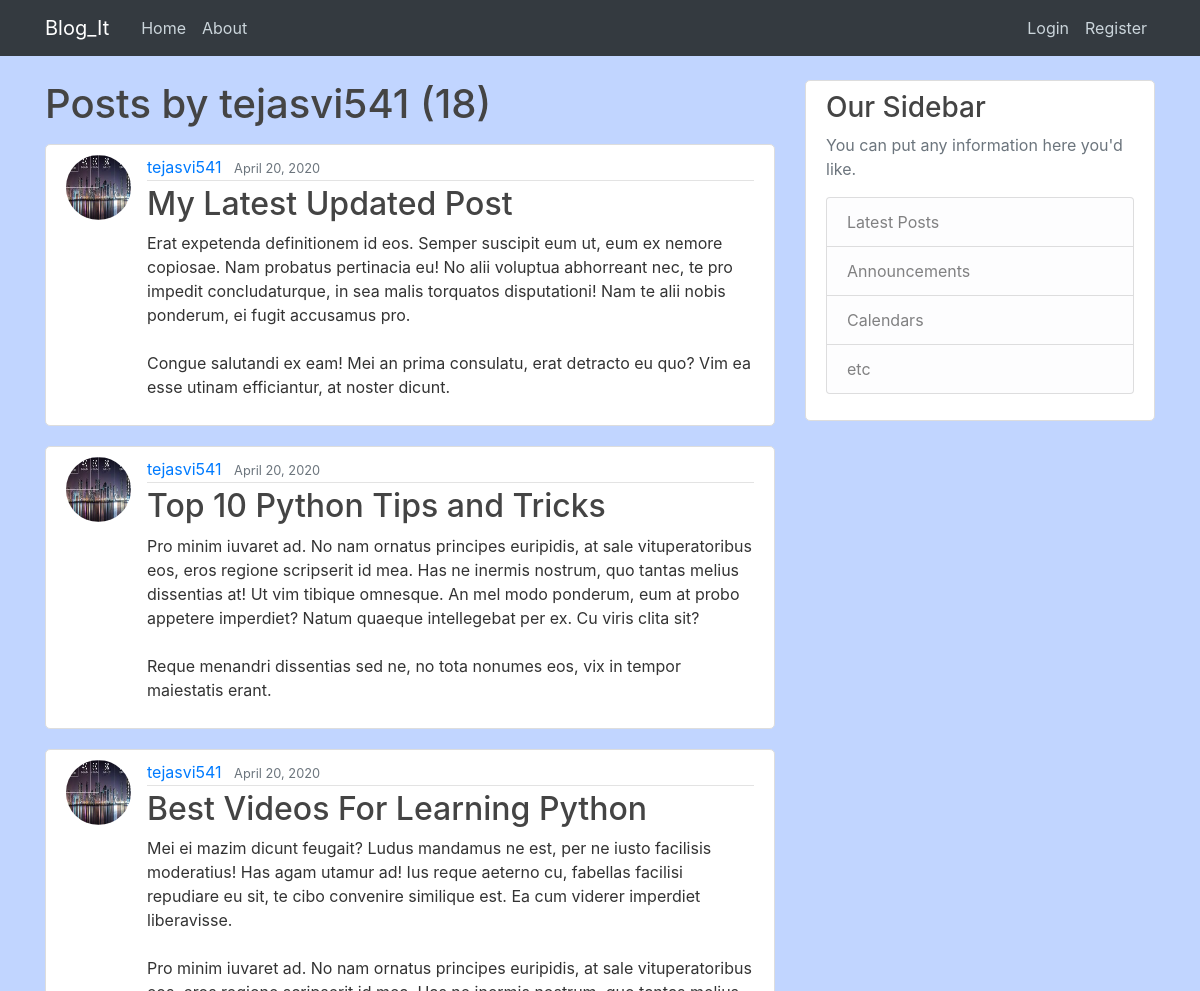
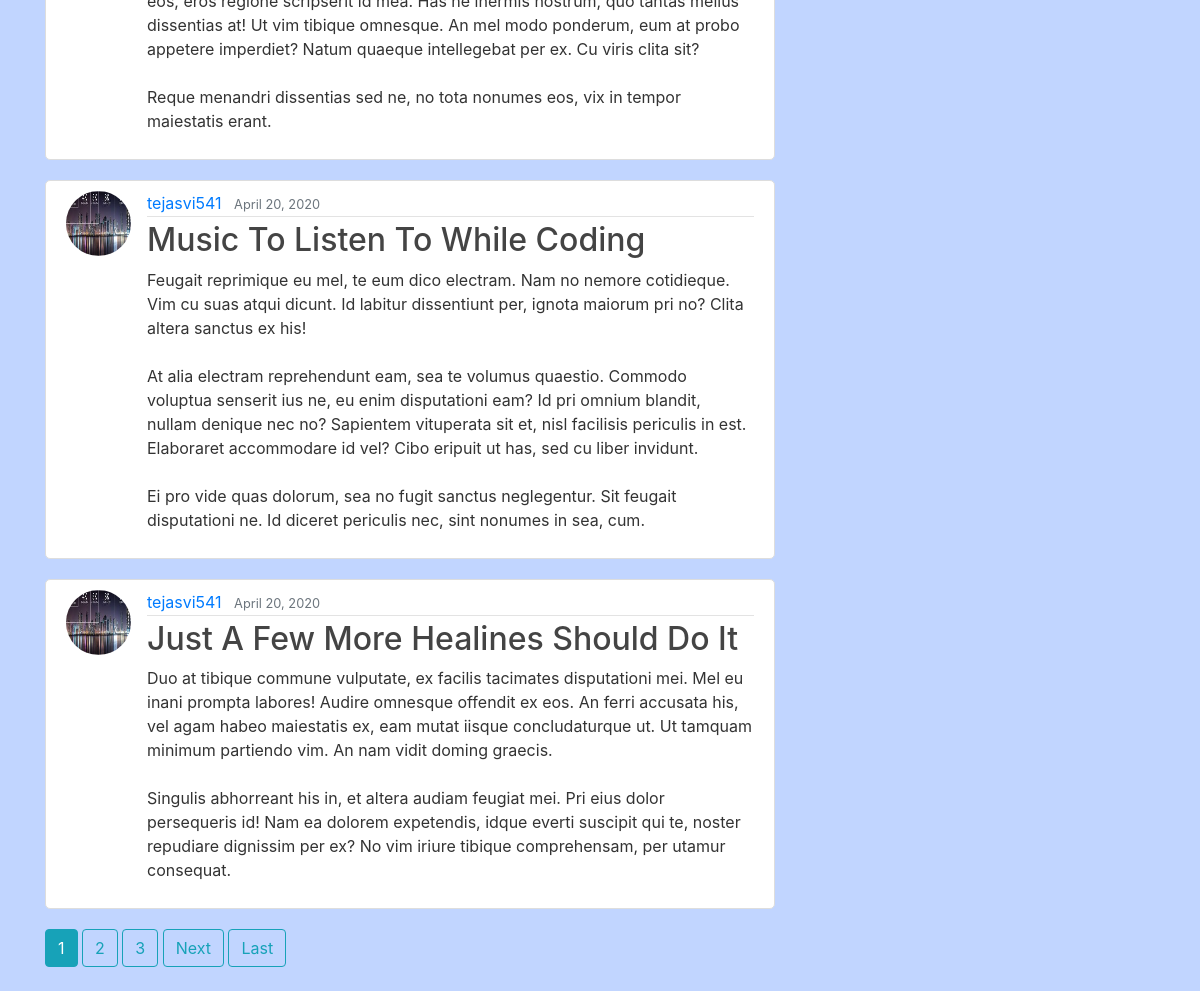
The page /user/tejasvi541 on the database its author committed (2 pictures, top to bottom).
### blog/models.py (models this page shows, shortened)
class Post(models.Model):
    title = models.CharField(max_length=100)
    content = models.TextField()
    date_posted = models.DateTimeField(default=timezone.now)
    author = models.ForeignKey(User, on_delete=models.CASCADE)

### users/models.py (models this page shows, shortened)
class Profile(models.Model):
    user = models.OneToOneField(User, on_delete=models.CASCADE)
    image = models.ImageField(default='default.jpg', upload_to='profile_pics')

### blog/views.py (the view)
# urls.py: path('user/<str:username>', UserPostListView.as_view(), name="user-posts"),
class UserPostListView(ListView):
    model = Post
    template_name = 'blog/user_posts.html'  # <app>/<model>_<view_type>.html
    context_object_name = 'posts'
    ordering = ['-date_posted']
    paginate_by = 5
    def get_queryset(self):
        user = get_object_or_404(User, username=self.kwargs.get('username'))
        return Post.objects.filter(author=user).order_by('-date_posted')

### blog/templates/blog/user_posts.html (shortened to what this page needs)
{% extends "blog/base.html" %}
    {% block content %}
    <h1 class="mb-3">Posts by {{ view.kwargs.username }} ({{ page_obj.paginator.count }})</h1>
        {% for post in posts %}
                <article class="media content-section">
                    <img src="{{ post.author.profile.image.url }}" alt="Profile Picture" class="rounded-circle article-img">
                  <div class="media-body">
                    <div class="article-metadata">
                        <a class="mr-2" href="{% url 'user-posts' post.author.username %}">{{ post.author }}</a>
                      <small class="text-muted">{{ post.date_posted|date:"F d, Y" }}</small>
                    </div>
                    <h2><a class="article-title" href="{% url 'post-detail' post.id %}">{{ post.title }}</a></h2>
                    <p class="article-content">{{ post.content }}</p>
                  </div>
                </article>
            {% endfor %}
            {% if is_paginated %}
                {% for num in page_obj.paginator.page_range %}
                    {% if page_obj.number == num %}
                        <a class="btn btn-info mb-4" href="?page={{ num }}">{{ num }}</a>
                    {% elif num > page_obj.number|add:'-3' and num < page_obj.number|add:'3' %}
                         <a class="btn btn-outline-info mb-4" href="?page={{ num }}">{{ num }}</a>
                    {% endif %}
                {% endfor %}
                {% if page_obj.has_next %}
                    <a class="btn btn-outline-info mb-4" href="?page={{ page_obj.next_page_number }}">Next</a>
                    <a class="btn btn-outline-info mb-4" href="?page={{ page_obj.paginator.num_pages }}">Last</a>
                {% endif %}
            {% endif %}
    {% endblock content %}

### blog/static/blog/main.css (style rules this page uses)
body { background: #acc7ffbd; color: #333333; margin-top: 5rem; }
h1, h2, h3, h4, h5, h6 { color: #444444; }
.content-section { background: #ffffff; padding: 10px 20px; border: 1px solid #dddddd; border-radius: 5px; margin-bottom: 20px; }
.article-title { color: #444444; }
.article-content { white-space: pre-line; }
.article-img { height: 65px; width: 65px; margin-right: 16px; }
.article-metadata { padding-bottom: 1px; margin-bottom: 4px; border-bottom: 1px solid #e3e3e3; }

### rows shown on the page
Post: author.profile.image (picture), author "tejasvi541", date_posted "April 20, 2020", title "My Latest Updated Post", content "Erat expetenda definitionem id eos. Semper suscipit eum ut, eum ex nemore copiosae. Nam probatus pertinacia eu! No alii voluptua abhorreant nec, te pro impedit concludaturque, in sea malis torquatos disputationi! Nam te alii nobis ponderum, ei fugit accusamus pro. Congue salutandi ex eam! Mei an prima consulatu, erat detracto eu quo? Vim ea esse utinam efficiantur, at noster dicunt."
Post: author.profile.image (picture), author "tejasvi541", date_posted "April 20, 2020", title "Top 10 Python Tips and Tricks", content "Pro minim iuvaret ad. No nam ornatus principes euripidis, at sale vituperatoribus eos, eros regione scripserit id mea. Has ne inermis nostrum, quo tantas melius dissentias at! Ut vim tibique omnesque. An mel modo ponderum, eum at probo appetere imperdiet? Natum quaeque intellegebat per ex. Cu viris clita sit? Reque menandri dissentias sed ne, no tota nonumes eos, vix in tempor maiestatis erant."
Post: author.profile.image (picture), author "tejasvi541", date_posted "April 20, 2020", title "Best Videos For Learning Python", content "Mei ei mazim dicunt feugait? Ludus mandamus ne est, per ne iusto facilisis moderatius! Has agam utamur ad! Ius reque aeterno cu, fabellas facilisi repudiare eu sit, te cibo convenire similique est. Ea cum viderer imperdiet liberavisse. Pro minim iuvaret ad. No nam ornatus principes euripidis, at sale vituperatoribus eos, eros regione scripserit id mea. Has ne inermis nostrum, quo tantas melius dissentias at! Ut vim tibique omnesque. An mel modo ponderum, eum at probo appetere imperdiet? Natum quaeque intellegebat per ex. Cu viris clita sit? Reque menandri dissentias sed ne, no tota nonumes eos, vix in tempor maiestatis erant."
Post: author.profile.image (picture), author "tejasvi541", date_posted "April 20, 2020", title "Music To Listen To While Coding", content "Feugait reprimique eu mel, te eum dico electram. Nam no nemore cotidieque. Vim cu suas atqui dicunt. Id labitur dissentiunt per, ignota maiorum pri no? Clita altera sanctus ex his! At alia electram reprehendunt eam, sea te volumus quaestio. Commodo voluptua senserit ius ne, eu enim disputationi eam? Id pri omnium blandit, nullam denique nec no? Sapientem vituperata sit et, nisl facilisis periculis in est. Elaboraret accommodare id vel? Cibo eripuit ut has, sed cu liber invidunt. Ei pro vide quas dolorum, sea no fugit sanctus neglegentur. Sit feugait disputationi ne. Id diceret periculis nec, sint nonumes in sea, cum."
Post: author.profile.image (picture), author "tejasvi541", date_posted "April 20, 2020", title "Just A Few More Healines Should Do It", content "Duo at tibique commune vulputate, ex facilis tacimates disputationi mei. Mel eu inani prompta labores! Audire omnesque offendit ex eos. An ferri accusata his, vel agam habeo maiestatis ex, eam mutat iisque concludaturque ut. Ut tamquam minimum partiendo vim. An nam vidit doming graecis. Singulis abhorreant his in, et altera audiam feugiat mei. Pri eius dolor persequeris id! Nam ea dolorem expetendis, idque everti suscipit qui te, noster repudiare dignissim per ex? No vim iriure tibique comprehensam, per utamur consequat."

### other values the page prints
{{ view.kwargs.username }} "tejasvi541"
{{ page_obj.paginator.count }} "18"
{{ num }} "1"
{{ num }} "2" "3"
